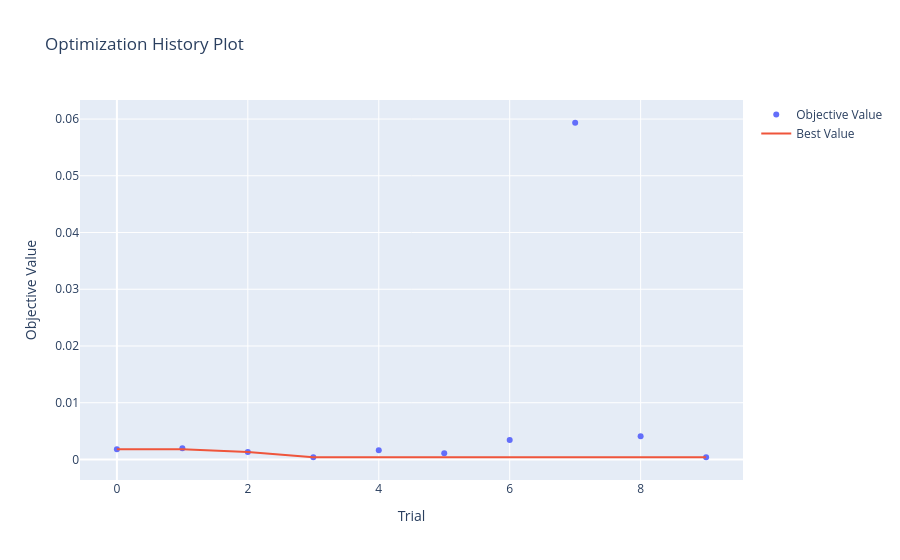

This figure's notebook cell:
### Code cell
import optuna.visualization as vis

vis.plot_optimization_history(study)

### Figure 1 — Plotly figure (JSON) as saved in the notebook; plotly's stock layout.template omitted (floating-point values rounded to 4 significant figures)
{"data": [{"mode": "markers", "name": "Objective Value", "type": "scatter", "x": [0, 1, 2, 3, 4, 5, 6, 7, 8, 9], "y": [0.001817, 0.001967, 0.001298, 0.0003917, 0.001625, 0.001106, 0.003445, 0.05935, 0.004083, 0.0004116]}, {"mode": "lines", "name": "Best Value", "type": "scatter", "x": [0, 1, 2, 3, 4, 5, 6, 7, 8, 9], "y": [0.001817, 0.001817, 0.001298, 0.0003917, 0.0003917, 0.0003917, 0.0003917, 0.0003917, 0.0003917, 0.0003917]}, {"marker": {"color": "#cccccc"}, "mode": "markers", "name": "Infeasible Trial", "showlegend": false, "type": "scatter", "x": [], "y": []}], "layout": {"title": {"text": "Optimization History Plot"}, "xaxis": {"title": {"text": "Trial"}}, "yaxis": {"title": {"text": "Objective Value"}}}}
